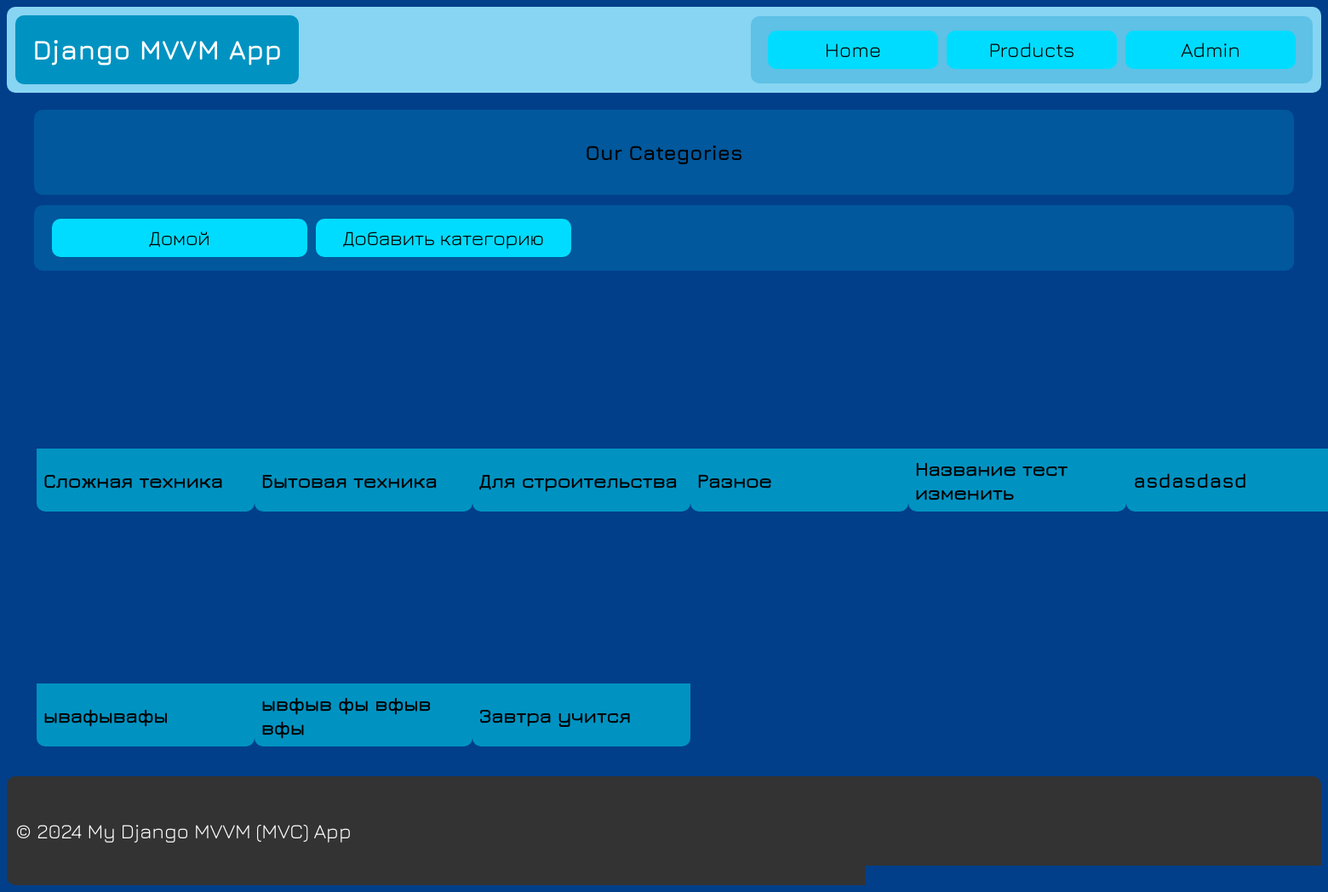
The page /categories/ on the database as committed earlier.
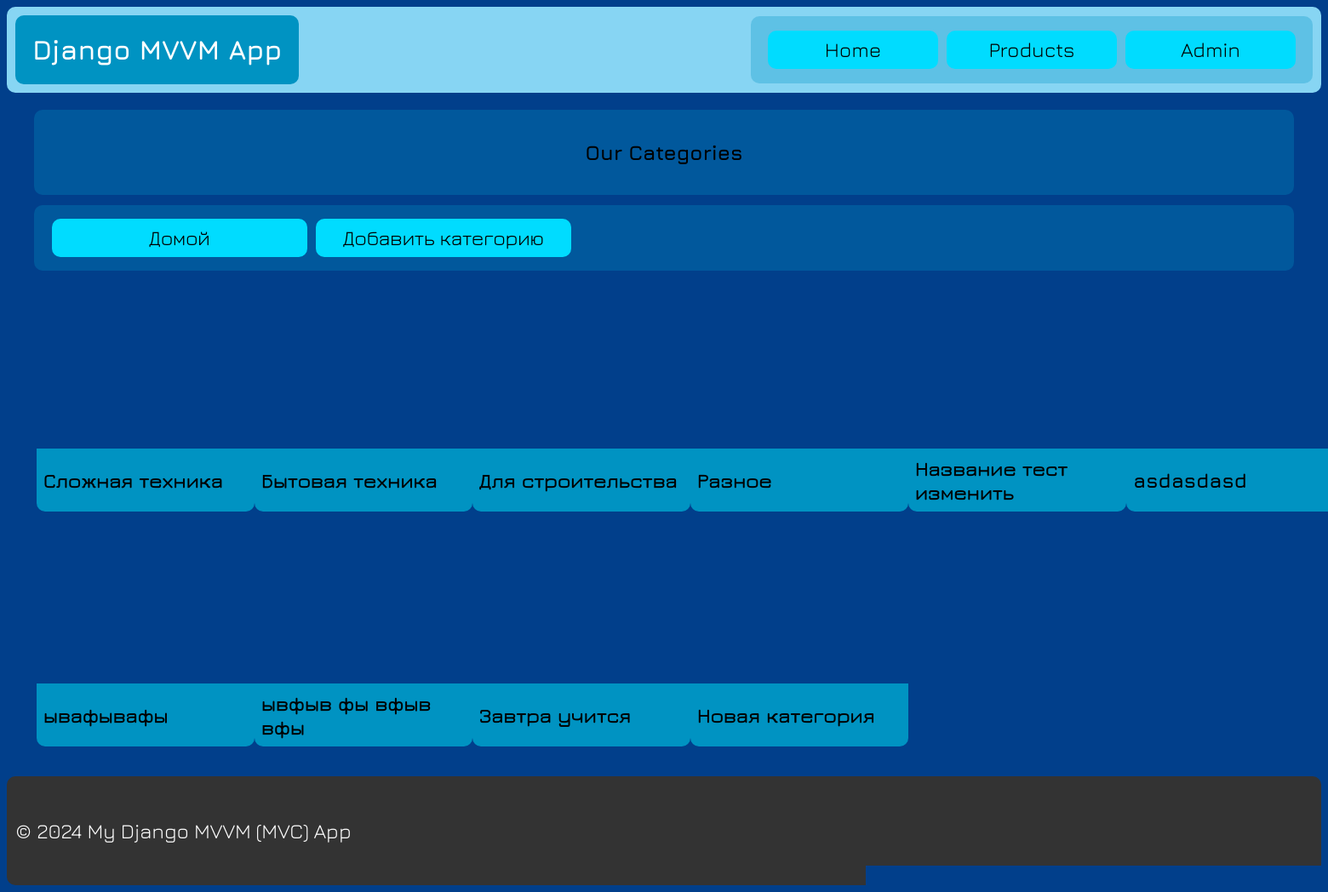
The same page on the database as committed later.
### AppName/models.py (models this page shows, shortened)
class Category(models.Model):
    name = models.CharField(max_length=100, verbose_name="Название", blank=True)
    slug = models.SlugField(verbose_name="Slug", max_length=150)
    class Meta:
        verbose_name = "Категория"
        verbose_name_plural = "Категории"

### AppName/views.py (the view)
# urls.py: path('categories/', CategoriesView.as_view(), name='categories'),                           # Страница категорий
class CategoriesView(TemplateView):
    template_name = 'categories.html'
    CategoriesView = []
    categories = []
    filters_array = []
    def get(self, request, *args, **kwargs):
        self.initViewModel()
        self.filters_array = request.GET.get('filters', None)
        return super().get(request, *args, **kwargs)
    def get_context_data(self, **kwargs):
        self.initViewModel()
        context = super().get_context_data(**kwargs)
        context["categories"] = self.categories
        return context
    def initViewModel(self):
        self.CategoriesView = CategoriesViewModel()
        self.categories = self.CategoriesView.get_categories()

### AppName/viewmodels/categories_viewmodel.py (called while the page is built)
    def load_category(self, filter=False, filter_array='filter_array'):
        if not filter:
            self.category = Category.objects.all()
        else:
            filters = filter_array
            self.category = Category.objects.filter(filters)

    def get_categories(self, filter_array='filter_array'):
        if not self.category and not self.filter_categories_bool:
            self.load_category()
        elif self.filter_categories_bool:
            self.load_category(filter=True, filter_array=filter_array)
        return self.category

### AppName/templates/categories.html (shortened to what this page needs)
{% extends 'base.html' %}
{% load static %}
{% block extra_css %}
<link rel="stylesheet" href="{% static 'css/categories.css' %}">
{% endblock %}
{% block content %}
    <div class="block-h2">
        <h2>Our Categories</h2>
    </div>
    <div class="block-buttons">
        <a class="button" href="{% url 'home' %}">Домой</a>
        <a class="button" href="{% url 'add_category' %}">Добавить категорию</a>
    </div>
    <div class="categories">
        {% for category in categories %}
            <a href="{{ category.id }}">
                <h3>{{ category.name }}</h3>
            </a>
        {% endfor %}
    </div>
{% endblock %}

Rows that differ between the two databases and show on the page:
added Category: name "Новая категория"
